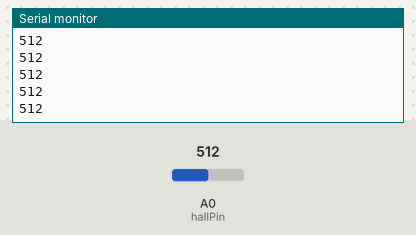
Simulated run of this sketch. Board: Arduino Uno, built with avr-gcc and run on an emulated ATmega328P. Parts: the last lines printed to the serial monitor. The test bench sets the inputs (shaded band); at power-on: A0 (hallPin) = 512.

Above: at 1.2 s.
1.3 s: A0 (hallPin) set to 716
At 2.1 s:
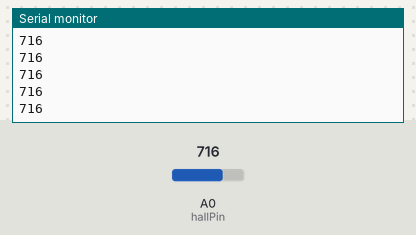
2.8 s: A0 (hallPin) set to 900
At 3.9 s:
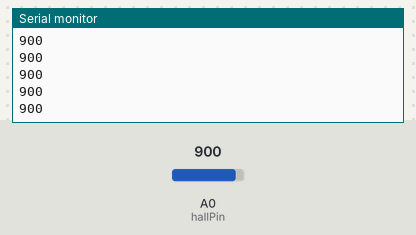
Timing chart, 0 to 5.8 s (numbered marks = the images above; inputs shaded):
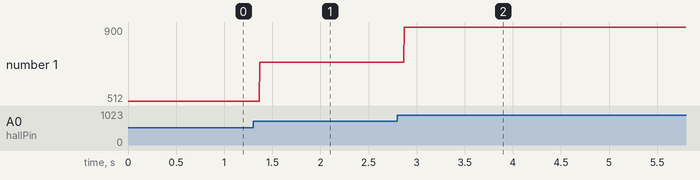

The sketch:

HallEffectTest.ino
```cpp
const int hallPin = A0;
volatile bool ledState = LOW;

void setup()
{
  pinMode(hallPin,INPUT);
  Serial.begin(9600);
}

void loop()
{
  Serial.println(analogRead(hallPin));
}
```

Measured:
- after the input at 1.3 s, the serial monitor: prints a new line after 0.07 s (image 1)
- after the input at 2.8 s, the serial monitor: prints a new line after 0.07 s (image 2)
- plotted number 1: 512 → 716 after the input at 1.3 s, 716 → 900 after the input at 2.8 s
